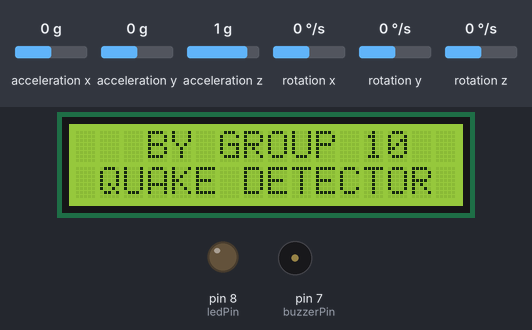
Simulated run of this sketch. Board: Arduino Uno, built with avr-gcc and run on an emulated ATmega328P. Parts: 16×2 character LCD, output pins drawn as LEDs (lit = HIGH), buzzer (waves = sounding, pin HIGH). The inputs (shaded band) are chosen by the test bench; at power-on: rotation x 0 °/s, acceleration x 0 g, acceleration y 0 g, acceleration z 1 g, rotation y 0 °/s, rotation z 0 °/s. Pins used as bus, display or sensor lines are not drawn; what the sketch prints to the serial monitor is not drawn.

Above: at 1.2 s.
1.3 s: rotation x set to -2 °/s
2.8 s: rotation x set to -5 °/s
At 5.7 s:
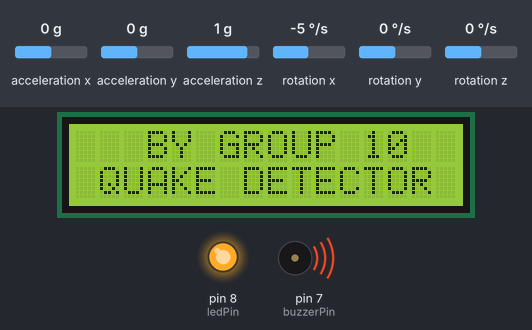
5.8 s: rotation x set to 0 °/s
At 6.3 s:
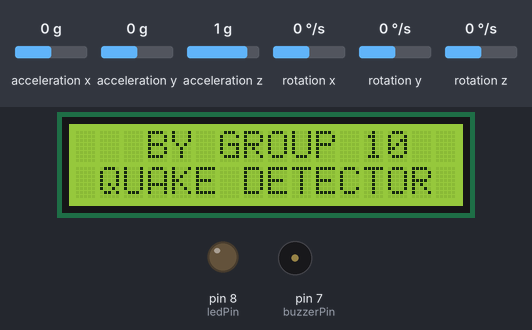
7.3 s: rotation x set to -192 °/s
At 11.11 s:
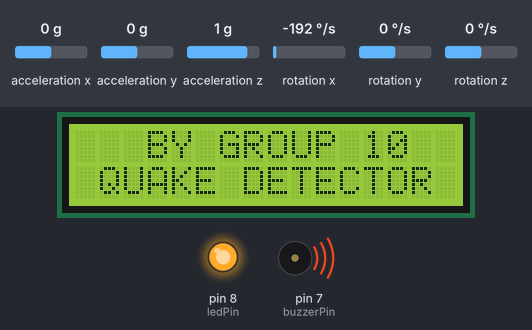
Timing chart, 0 to 11.2 s (numbered marks = the images above; inputs shaded):
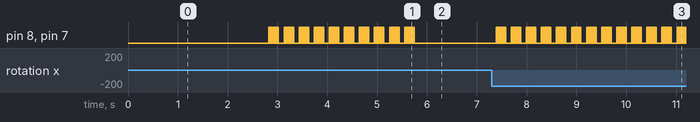

Measured:
- the behaviour switches between -3 and -4 °/s on rotation x (found by bisection; images 0 and 1)
- after the input at 1.3 s, every drawn part: stays the same
- after the input at 2.8 s, pin 8 (ledPin), pin 7 (buzzerPin): LOW → HIGH at once, then repeats every 0.30 s: 9 × (LOW 0.01 s, HIGH 0.01 s), LOW 0.11 s, HIGH 0.01 s
- after the input at 5.8 s, pin 8 (ledPin), pin 7 (buzzerPin): stops changing and stays LOW
- after the input at 7.3 s, pin 8 (ledPin), pin 7 (buzzerPin): LOW → HIGH after 0.09 s, then repeats every 0.30 s: 9 × (LOW 0.01 s, HIGH 0.01 s), LOW 0.11 s, HIGH 0.01 s

The sketch:

EarthQuake_Detector.ino
```cpp
#include <MPU6050.h>
#include <Wire.h>
#include <LiquidCrystal.h>

// Initialize the MPU6050
MPU6050 MPU;
int GyroX, GyroY, GyroZ;

// Define the pins
int ledPin = 8;      // Digital pin connected to the LED
int buzzerPin = 7;   // Digital pin connected to the buzzer
int contrastPin = 6; // Pin connected to V0 of the LCD for contrast control

// Initialize the LCD with the interface pins
LiquidCrystal lcd(12, 11, 5, 4, 3, 2);

void setup() {
  // Set the LED, buzzer, and contrast pin as OUTPUT
  pinMode(ledPin, OUTPUT);
  pinMode(buzzerPin, OUTPUT);
  pinMode(contrastPin, OUTPUT);

  // Set initial contrast for the LCD
  analogWrite(contrastPin, 110); // Adjust the contrast if needed

  // Set up the LCD's number of columns and rows
  lcd.begin(16, 2);
  lcd.setCursor(3, 0);  // Position cursor to column 4, row 0
  lcd.print("BY GROUP 10");  // Print "ICT4D-KH" at the specified position

  lcd.setCursor(1,1);
  lcd.print("QUAKE DETECTOR");

  // Initialize serial communication and the MPU6050
  Serial.begin(9600);
  Wire.begin();
  MPU.initialize();
}

void loop() {
  // Get gyroscope data
  MPU.getRotation(&GyroX, &GyroY, &GyroZ);

  // Print gyroscope data to Serial Monitor for the Serial Plotter
  Serial.print(GyroX);
  Serial.print(" ");
  Serial.print(GyroY);
  Serial.print(" ");
  Serial.println(GyroZ);

  // Display gyroscope data on the LCD

  // Check if any gyroscope value exceeds the threshold
  if (GyroX < -425 || GyroX > 425 || GyroY > 425 || GyroY < -425 || GyroZ > 425 || GyroZ < -425) {
    // Activate the LED and buzzer 5 times
    for (int i = 0; i < 10; i++) {
      digitalWrite(ledPin, HIGH);
      digitalWrite(buzzerPin, HIGH);
      delay(10);

      digitalWrite(ledPin, LOW);
      digitalWrite(buzzerPin, LOW);
      delay(10);
    }
  } else {
    // Ensure the LED and buzzer are off if the threshold is not met
    digitalWrite(ledPin, LOW);
    digitalWrite(buzzerPin, LOW);
  }

  delay(100);

}
```
